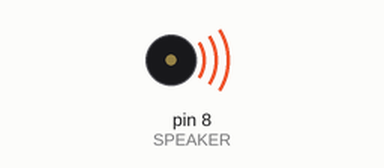
A sketch run on a simulated Arduino Uno, built with avr-gcc and run on an emulated ATmega328P. Shown: buzzer (waves = sounding).

Above: at 0.1 s.
Timing chart, 0 to 1.6 s (numbered marks = the images above):
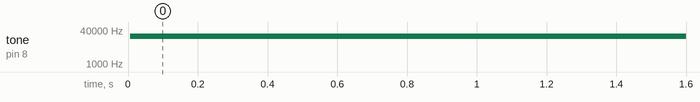

The sketch:

rising.ino
```cpp
/* -*- Mode: C; tab-width: 4; indent-tabs-mode: nil; c-basic-offset: 4 -*- */
/* A rising tone, repeated forever */

// what digital pin is the speaker on? (other speaker wire is Gnd.)
uint8_t SPEAKER = 8;

void setup()
{
    pinMode(SPEAKER, OUTPUT);
}

unsigned int freq = 20;

void loop()
{
    /* Reset the frequency if we go too high */
    if (freq > 20000) {
        delay(2000);
        freq = 20;
    }

    tone(SPEAKER, freq);

    freq = (int)(freq * 1.05);
}
```

Measured:
- by itself, tone on pin 8 (SPEAKER): silent → 19994 Hz at 0.01 s
